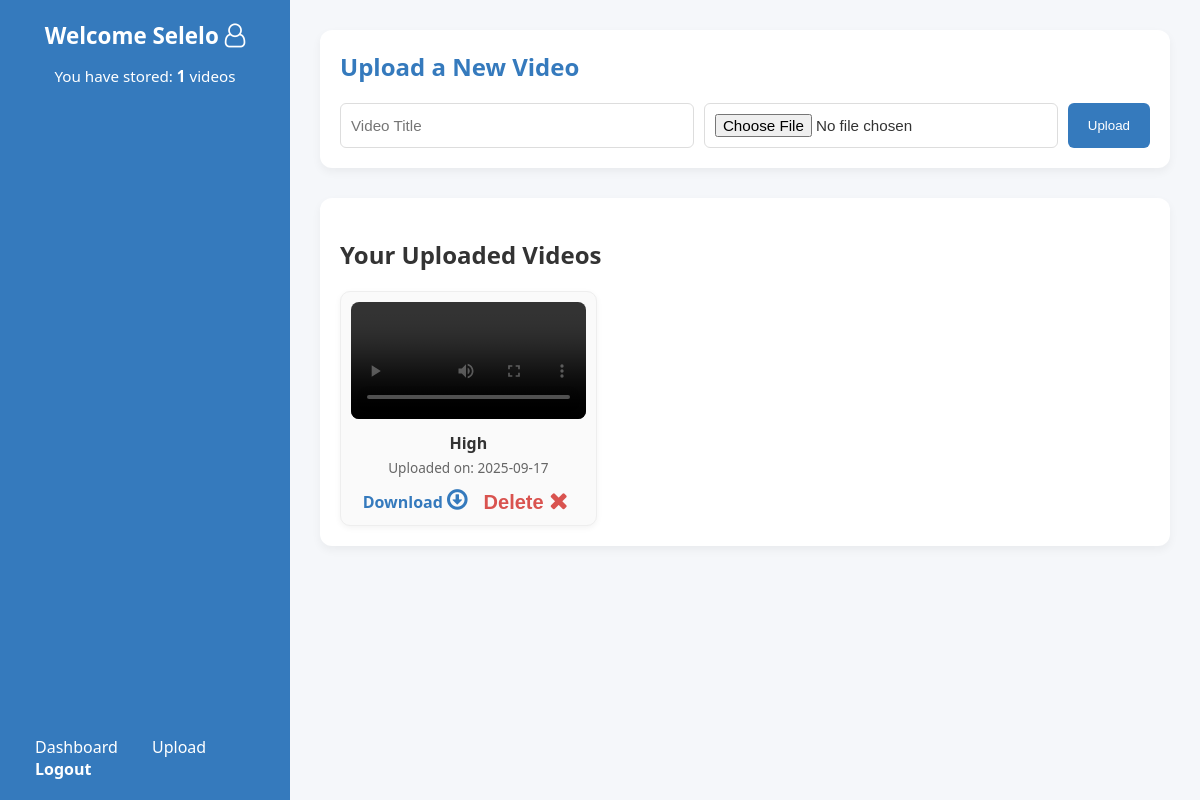
Page /dashboard (signed in) on the committed database.
### app.py (models this page shows)
class User(db.Model, UserMixin):
    id = db.Column(db.Integer, primary_key=True)
    username = db.Column(db.String(100), unique=False, nullable=False)
    email = db.Column(db.String(100), unique=True, nullable=False)
    password = db.Column(db.String(200), nullable=False)
    videos = db.relationship('Video', backref='owner', lazy=True)

class Video(db.Model):
    id = db.Column(db.Integer, primary_key=True)
    filename = db.Column(db.String(200), nullable=False)
    title = db.Column(db.String(200))
    user_id = db.Column(db.Integer, db.ForeignKey('user.id'), nullable=False)
    upload_date = db.Column(db.DateTime, default=datetime.utcnow)

### app.py (the view)
@app.route('/dashboard')
@login_required
def dashboard():
    videos = Video.query.filter_by(user_id=current_user.id).all()
    return render_template("dashboard.html", videos=videos)

### app.py (called while the page is built)
@login_manager.user_loader
def load_user(user_id):
    return db.session.get(User, int(user_id))

### templates/dashboard.html (shortened to what this page needs)
<!DOCTYPE html>
<html lang="en">
<head>
  <link rel="stylesheet" href="{{ url_for('static', filename='dashboard.css') }}">
  <link rel="stylesheet" href="https://cdnjs.cloudflare.com/ajax/libs/font-awesome/4.7.0/css/font-awesome.min.css">
</head>
<body>
  <div class="dashboard_container">
    <aside class="sidebar">
      <div class="profile">
        <h2>Welcome {{ current_user.username }} <i style="font-size:24px" class="fa">&#xf2c0;</i></h2>
        <p>You have stored: <strong>{{ videos|length }}</strong> videos</p>
      </div>
      <nav class="sidebar_nav">
        <a href="{{ url_for('dashboard') }}"> Dashboard</a>
        <a href="#upload"> Upload</a>
        <a href="{{ url_for('logout') }}" class="logout_link"> Logout</a>
      </nav>
    </aside>
    <main class="main_content">
      <section id="upload" class="upload_section">
        <h2> Upload a New Video</h2>
        <form action="{{ url_for('upload') }}" method="post" enctype="multipart/form-data" class="upload_form">
          <input type="text" name="title" placeholder="Video Title" required>
          <input type="file" name="video" accept="video/*" required>
          <button type="submit">Upload</button>
        </form>
      </section>
      <section class="videos_section">
        <h2> Your Uploaded Videos</h2>
        {% if videos %}
          <div class="videos_container">
            {% for video in videos %}
              <div class="video_card">
                <video controls>
                  <source src="{{ url_for('static', filename='videos/' + video.filename) }}" type="video/mp4">
                </video>
                <p><strong>{{ video.title }}</strong></p>
                <small>Uploaded on: {{ video.upload_date.strftime("%Y-%m-%d") }}</small>
                <div class="actions">
                  <a href="{{ url_for('download', video_id=video.id) }}"> Download <i style="font-size:24px" class="fa">&#xf01a;</i></a>
                  <form action="{{ url_for('delete', video_id=video.id) }}" method="post" style="display:inline;">
                    <button type="submit" class="delete_btn"> Delete <i style="font-size:24px" class="fa">&#xf00d;</i></button>
                  </form>
                </div>
              </div>
            {% endfor %}
          </div>
        {% else %}
          <p class="empty_msg">You haven’t uploaded any videos yet.</p>
        {% endif %}
      </section>
    </main>
  </div>
</body>
</html>

### static/dashboard.css (style rules this page uses)
body { margin: 0; font-family: "Segoe UI", Tahoma, Geneva, Verdana, sans-serif; background: #f5f7fa; color: #333; }
.dashboard_container { display: flex; min-height: 100vh; }
.sidebar { width: 250px; background: #357abd; color: white; padding: 20px; display: flex; flex-direction: column; justify-content: space-between; }
.profile { text-align: center; margin-bottom: 30px; }
.profile h2 { font-size: 1.4rem; margin: 0 0 10px; }
.profile p { font-size: 0.95rem; }
.sidebar_nav a { color: white; text-decoration: none; padding: 10px 15px; margin-bottom: 10px; border-radius: 6px; transition: background 0.3s; }
.logout_link { margin-top: auto; font-weight: bold; }
.main_content { flex: 1; padding: 30px; }
.upload_section { background: #fff; padding: 20px; border-radius: 12px; box-shadow: 0 4px 10px rgba(0,0,0,0.05); margin-bottom: 30px; }
.upload_section h2 { margin-top: 0; color: #357abd; }
.upload_form { display: flex; gap: 10px; flex-wrap: wrap; }
.upload_form input[type="text"], .upload_form input[type="file"] { flex: 1; padding: 10px; border: 1px solid #ddd; border-radius: 6px; font-size: 0.95rem; }
.upload_form button { background: #357abd; color: white; border: none; padding: 10px 20px; border-radius: 6px; cursor: pointer; transition: background 0.3s; }
.videos_section { background: #fff; padding: 20px; border-radius: 12px; box-shadow: 0 4px 10px rgba(0,0,0,0.05); }
.videos_container { display: grid; grid-template-columns: repeat(3, minmax(250px, 1fr)); gap: 20px; }
.video_card { background: #fafafa; border: 1px solid #eee; border-radius: 10px; padding: 10px; text-align: center; box-shadow: 0 2px 6px rgba(0,0,0,0.05); }
.video_card video { width: 100%; height: auto; border-radius: 8px; }
.video_card p { margin: 8px 0 4px; font-weight: bold; }
.video_card small { display: block; color: #666; margin-bottom: 10px; font-size: 0.85rem; }
.actions { display: flex; justify-content: center; gap: 10px; }
.actions a { text-decoration: none; color: #357abd; font-weight: bold; }
.delete_btn { background: transparent; border: none; color: #d9534f; font-weight: bold; font-size: 20px; }

### rows in the picture
User: username "Selelo"
Video: title "High", upload_date "2025-09-17"

### other values in the picture
{{ videos|length }} "1"
